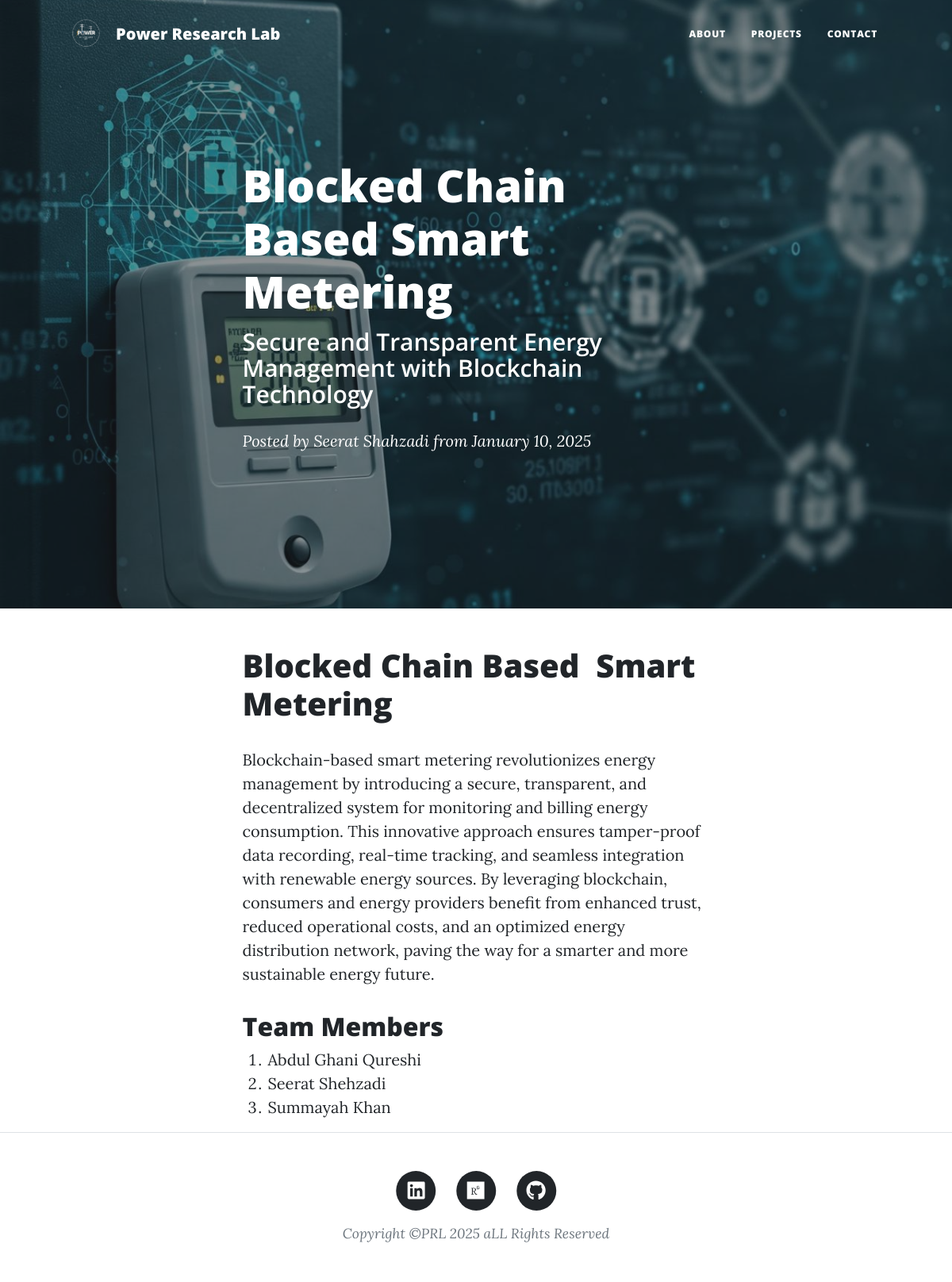
The page /post/5 on the database its author committed.
### main.py (models this page shows)
class BlogPost(db.Model):
    id: Mapped[int] = mapped_column(Integer, primary_key=True)
    title: Mapped[str] = mapped_column(String(250), unique=True, nullable=False)
    subtitle: Mapped[str] = mapped_column(String(250), nullable=False)
    date: Mapped[str] = mapped_column(String(250), nullable=False)
    body: Mapped[str] = mapped_column(Text, nullable=False)
    author: Mapped[str] = mapped_column(String(250), nullable=False)
    img_url: Mapped[str] = mapped_column(String(250), nullable=False)

### main.py (the view)
@app.route("/post/<int:post_id>")
def show_post(post_id):
    requested_post = db.get_or_404(BlogPost, post_id)
    return render_template("post.html", post=requested_post)

### templates/post.html (shortened to what this page needs)
{% include "header.html" %}
<header class="masthead" style="background-image: url('{{ url_for('static', filename='assets/img/' + post.img_url) }}');">
  <div class="container position-relative px-4 px-lg-5">
    <div class="row gx-4 gx-lg-5 justify-content-center">
      <div class="col-md-10 col-lg-8 col-xl-7">
        <div class="post-heading">
          <h1>{{ post.title }}</h1>
          <h2 class="subheading">{{ post.subtitle }}</h2>
          <span class="meta">
            Posted by <a href="#">{{ post.author }}</a> from {{ post.date }}
          </span>
        </div>
      </div>
    </div>
  </div>
</header>
<article>
  <div class="container px-4 px-lg-5">
    <div class="row gx-4 gx-lg-5 justify-content-center">
      <div class="col-md-10 col-lg-8 col-xl-7">
        {{ post.body|safe }}
      </div>
    </div>
  </div>
</article>
{% include "footer.html" %}

### rows shown on the page
BlogPost: img_url (picture), title "Blocked Chain Based Smart Metering", subtitle "Secure and Transparent Energy Management with Blockchain Technology", author "Seerat Shahzadi", date "January 10, 2025", body "Blocked Chain Based Smart Metering Blockchain-based smart metering revolutionizes energy management by introducing a secure, transparent, and decentralized system for monitoring and billing energy consumption. This innovative approach ensures tamper-proof data recording, real-time tracking, and seamless integration with renewable energy sources. By leveraging blockchain, consumers and energy providers benefit from enhanced trust, reduced operational costs, and an optimized energy distribution network, paving the way for a smarter and more sustainable energy future. Team Members Abdul Ghani Qureshi Seerat Shehzadi Summayah Khan"
